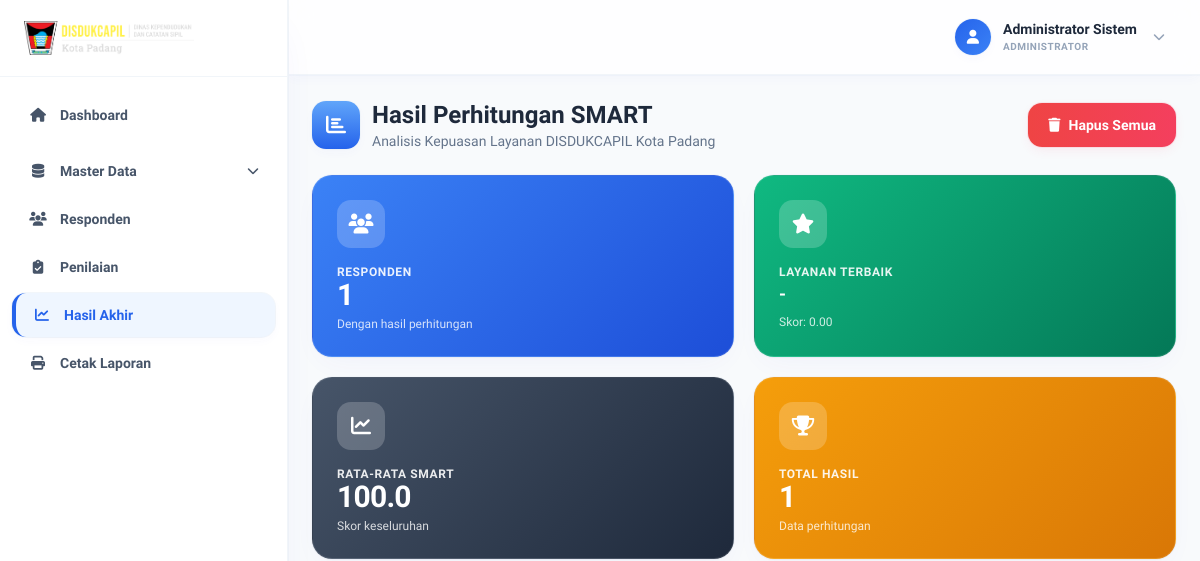
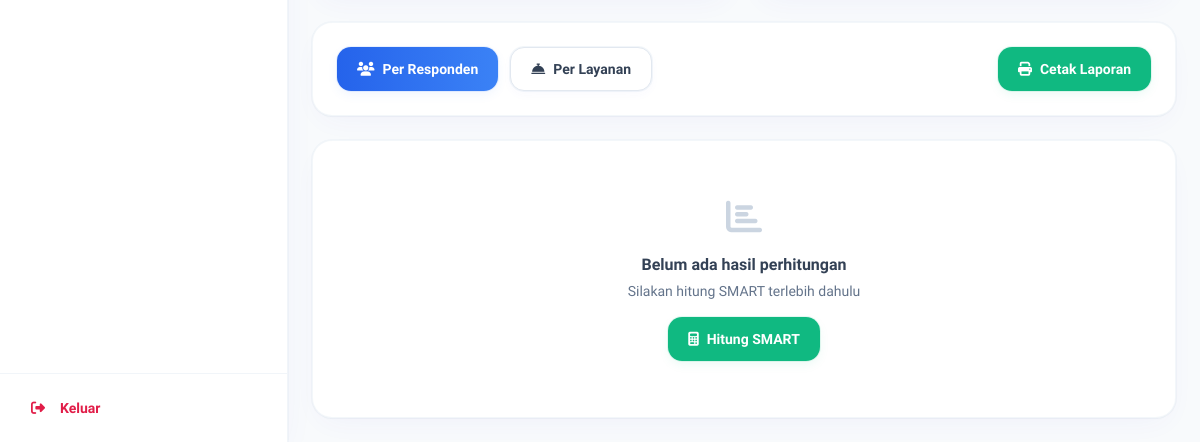
The page /index.php?controller=hasil&action=index (signed in) on the database as committed earlier (2 pictures, top to bottom).
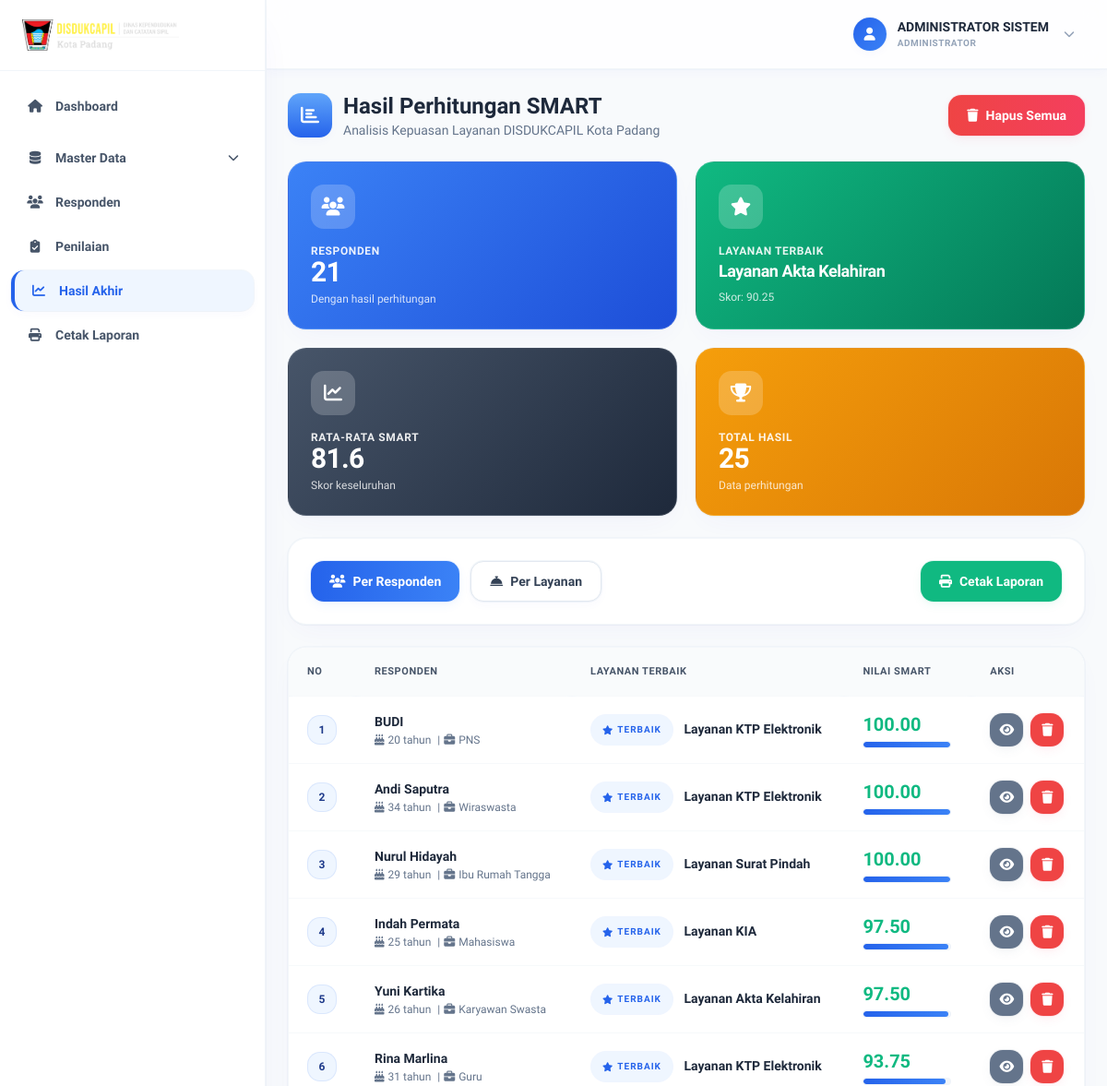
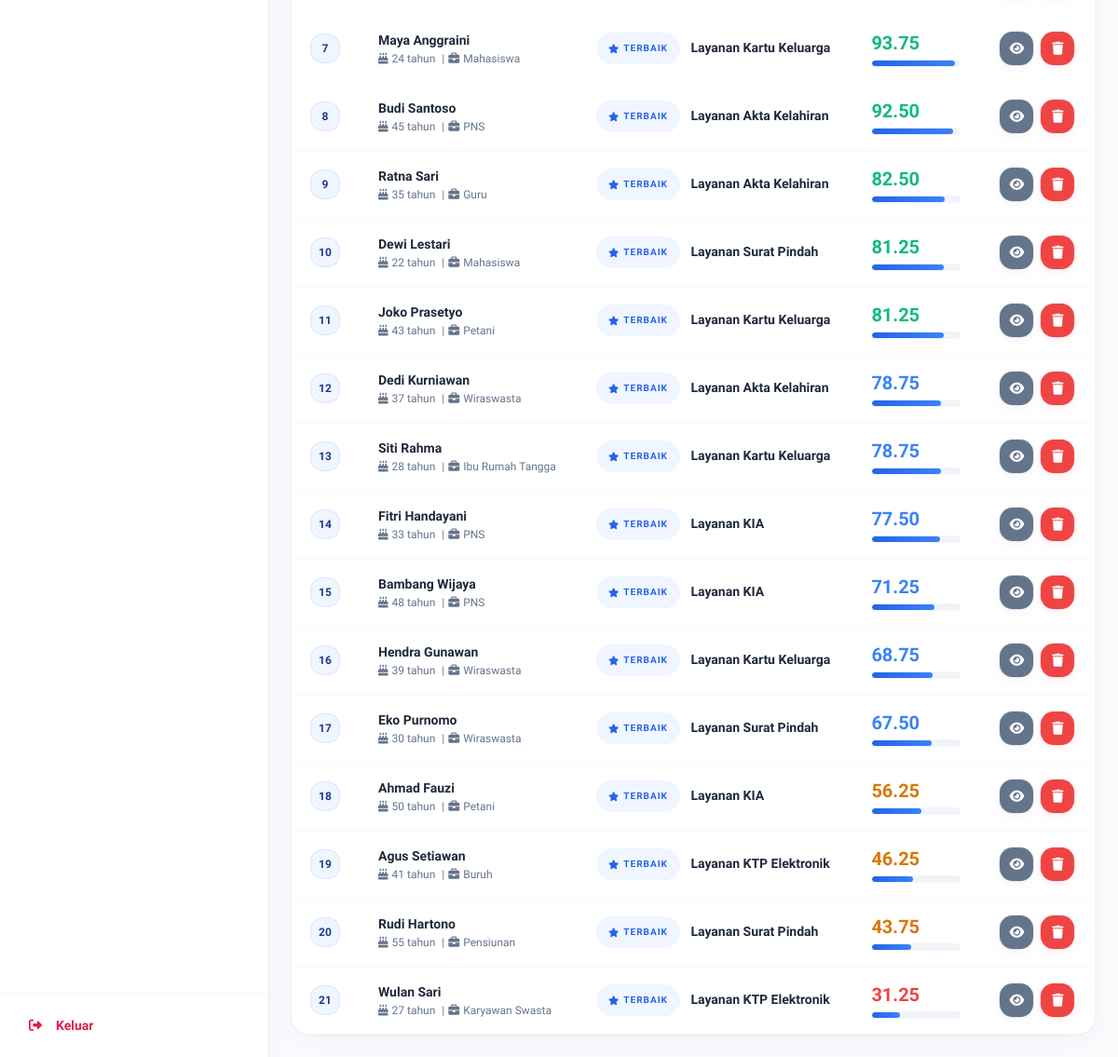
The same page on the database as committed later (2 pictures, top to bottom).
### tables this page shows
CREATE TABLE `hasil_akhir` (
  `id_hasil` int NOT NULL,
  `id_responden` int NOT NULL,
  `id_alternatif` int NOT NULL COMMENT 'ID layanan yang dinilai (bukan hanya layanan terbaik)',
  `nilai_smart` decimal(10,4) NOT NULL DEFAULT '0.0000' COMMENT 'Nilai SMART untuk layanan terbaik',
  `is_terbaik` tinyint(1) NOT NULL DEFAULT '0' COMMENT '1 = ranking #1 untuk responden ini (baris pemenang)',
  `tanggal_perhitungan` datetime NOT NULL DEFAULT CURRENT_TIMESTAMP
);

CREATE TABLE `responden` (
  `id_responden` int NOT NULL,
  `nama_lengkap` varchar(100) DEFAULT NULL,
  `usia` int DEFAULT NULL,
  `pekerjaan` varchar(50) DEFAULT NULL,
  `tanggal_isi` datetime DEFAULT CURRENT_TIMESTAMP
);

CREATE TABLE `alternatif` (
  `id_alternatif` int NOT NULL,
  `kode_alternatif` varchar(10) NOT NULL,
  `nama_layanan` varchar(100) NOT NULL,
  `keterangan` text,
  `created_at` timestamp NULL DEFAULT CURRENT_TIMESTAMP
);

### views/hasil/index.php (the view, shortened to what the changed rows need)
<?php include('template/layout_admin_head.php'); ?>
<?php include('template/layout_admin_chrome.php'); ?>
<div class="flex items-center justify-between flex-wrap gap-4 mb-6">
  <div class="flex items-center gap-3">
    <div class="flex h-12 w-12 items-center justify-center rounded-gov bg-gradient-to-b from-gov-blue-600 to-gov-blue-800 text-white text-xl shadow-soft-raised-sm">
      <i class="fas fa-chart-bar"></i>
    </div>
    <div>
      <h1 class="text-2xl font-bold text-slate-800">Hasil Perhitungan SMART</h1>
      <p class="text-slate-500 text-sm">Analisis Kepuasan Layanan DISDUKCAPIL Kota Padang</p>
    </div>
  </div>
  <button onclick="confirmDeleteAll()" class="btn-gov-danger"><i class="fas fa-trash"></i> Hapus Semua</button>
</div>
<div class="grid grid-cols-1 sm:grid-cols-2 xl:grid-cols-4 gap-5 mb-6">
  <div class="card-gov-stat card-gov-stat-blue">
    <div class="card-gov-stat-icon"><i class="fas fa-users"></i></div>
    <p class="card-gov-stat-label">Responden</p>
    <p class="card-gov-stat-value"><?= $data['statistics']['total_responden'] ?? 0 ?></p>
    <p class="card-gov-stat-sub">Dengan hasil perhitungan</p>
  </div>
  <div class="card-gov-stat card-gov-stat-green">
    <div class="card-gov-stat-icon"><i class="fas fa-star"></i></div>
    <p class="card-gov-stat-label">Layanan Terbaik</p>
    <p class="card-gov-stat-value !text-lg leading-tight"><?= htmlspecialchars($data['top_alternatif']['nama_layanan'] ?? '-') ?></p>
    <p class="card-gov-stat-sub">Skor: <?= number_format($data['top_alternatif']['rerata_smart'] ?? 0, 2) ?></p>
  </div>
  <div class="card-gov-stat" style="--stat-c1:#475569; --stat-c2:#1e293b;">
    <div class="card-gov-stat-icon"><i class="fas fa-chart-line"></i></div>
    <p class="card-gov-stat-label">Rata-rata SMART</p>
    <p class="card-gov-stat-value"><?= number_format($data['statistics']['rerata_keseluruhan'] ?? 0, 1) ?></p>
    <p class="card-gov-stat-sub">Skor keseluruhan</p>
  </div>
  <div class="card-gov-stat card-gov-stat-gold">
    <div class="card-gov-stat-icon"><i class="fas fa-trophy"></i></div>
    <p class="card-gov-stat-label">Total Hasil</p>
    <p class="card-gov-stat-value"><?= $data['statistics']['total_hasil'] ?? 0 ?></p>
    <p class="card-gov-stat-sub">Data perhitungan</p>
  </div>
</div>
<div class="card-gov mb-6">
  <div class="flex items-center flex-wrap gap-3">
    <button class="btn-gov <?= $data['view_mode'] === 'responden' ? 'btn-gov-primary' : 'btn-gov-secondary' ?>" onclick="switchView('responden')">
      <i class="fas fa-users"></i> Per Responden
    </button>
    <button class="btn-gov <?= $data['view_mode'] === 'alternatif' ? 'btn-gov-primary' : 'btn-gov-secondary' ?>" onclick="switchView('alternatif')">
      <i class="fas fa-concierge-bell"></i> Per Layanan
    </button>
    <a href="index.php?controller=cetak&action=index" class="btn-gov-success ml-auto">
      <i class="fas fa-print"></i> Cetak Laporan
    </a>
  </div>
</div>
<div class="table-gov-wrap">
  <?php if ($data['view_mode'] === 'alternatif'): ?>
    <?php if (!empty($data['hasil_data'])): ?>
      <div class="table-gov-scroll">
        <table class="table-gov">
          <thead><tr><th>No</th><th>Layanan</th><th>Total Penilai</th><th>Rata-rata SMART</th><th>Aksi</th></tr></thead>
          <tbody>
            <?php $no = 1; foreach ($data['hasil_data'] as $alternatif): ?>
              <tr>
                <td><span class="row-number-gov"><?= $no++ ?></span></td>
                <td class="font-semibold text-slate-800"><?= htmlspecialchars($alternatif['nama_layanan']) ?></td>
                <td><i class="fas fa-users text-gov-blue-700 mr-1"></i><strong><?= $alternatif['total_memilih'] ?></strong> <span class="text-xs text-slate-500">responden</span></td>
                <td>
                  <span class="text-xl font-bold <?= $alternatif['rerata_smart'] >= 80 ? 'text-gov-green-700' : ($alternatif['rerata_smart'] >= 60 ? 'text-gov-blue-700' : ($alternatif['rerata_smart'] >= 40 ? 'text-amber-600' : 'text-gov-maroon-700')) ?>">
                    <?= number_format($alternatif['rerata_smart'], 2) ?>
                  </span>
                </td>
                <td><a href="index.php?controller=hasil&action=detailAlternatif&id_alternatif=<?= $alternatif['id_alternatif'] ?>" class="btn-gov-icon-view" title="Lihat Detail Responden"><i class="fas fa-eye"></i></a></td>
              </tr>
            <?php endforeach; ?>
          </tbody>
        </table>
      </div>
    <?php else: ?>
      <div class="empty-gov">
        <i class="fas fa-chart-bar text-4xl text-slate-300 mb-4"></i>
        <h4 class="font-bold text-slate-700 mb-1">Belum ada hasil perhitungan</h4>
        <p class="text-slate-500 text-sm mb-4">Silakan hitung SMART terlebih dahulu</p>
        <a href="index.php?controller=penilaian&action=index" class="btn-gov-success"><i class="fas fa-calculator"></i> Hitung SMART</a>
      </div>
    <?php endif; ?>
  <?php else: ?>
    <?php if (!empty($data['hasil_data'])): ?>
      <div class="table-gov-scroll">
        <table class="table-gov">
          <thead><tr><th>No</th><th>Responden</th><th>Layanan Terbaik</th><th>Nilai SMART</th><th>Aksi</th></tr></thead>
          <tbody>
            <?php $no = 1; foreach ($data['hasil_data'] as $hasil): ?>
              <tr>
                <td><span class="row-number-gov"><?= $no++ ?></span></td>
                <td>
                  <strong class="text-slate-800"><?= htmlspecialchars($hasil['nama_lengkap']) ?></strong>
                  <p class="text-xs text-slate-500 mt-0.5"><i class="fas fa-birthday-cake mr-1"></i><?= $hasil['usia'] ?> tahun <span class="mx-1">|</span><i class="fas fa-briefcase mr-1"></i><?= htmlspecialchars($hasil['pekerjaan']) ?></p>
                </td>
                <td>
                  <span class="badge-gov-primary !text-[10px] mr-2"><i class="fas fa-star"></i> Terbaik</span>
                  <strong class="text-slate-800"><?= htmlspecialchars($hasil['nama_layanan']) ?></strong>
                </td>
                <td>
                  <span class="text-xl font-bold <?= $hasil['nilai_smart'] >= 80 ? 'text-gov-green-700' : ($hasil['nilai_smart'] >= 60 ? 'text-gov-blue-700' : ($hasil['nilai_smart'] >= 40 ? 'text-amber-600' : 'text-gov-maroon-700')) ?>">
                    <?= number_format($hasil['nilai_smart'], 2) ?>
                  </span>
                  <div class="bar-gov-track w-24 mt-1"><div class="bar-gov-fill" style="width: <?= $hasil['nilai_smart'] ?>%"></div></div>
                </td>
                <td>
                  <div class="flex gap-2">
                    <a href="index.php?controller=hasil&action=detailResponden&id_responden=<?= $hasil['id_responden'] ?>" class="btn-gov-icon-view" title="Lihat Detail"><i class="fas fa-eye"></i></a>
                    <button onclick="confirmDeleteResponden(<?= $hasil['id_responden'] ?>)" class="btn-gov-icon-delete" title="Hapus Hasil"><i class="fas fa-trash"></i></button>
                  </div>
                </td>
              </tr>
            <?php endforeach; ?>
          </tbody>
        </table>
      </div>
    <?php else: ?>
      <div class="empty-gov">
        <i class="fas fa-chart-bar text-4xl text-slate-300 mb-4"></i>
        <h4 class="font-bold text-slate-700 mb-1">Belum ada hasil perhitungan</h4>
        <p class="text-slate-500 text-sm mb-4">Silakan hitung SMART terlebih dahulu</p>
        <a href="index.php?controller=penilaian&action=index" class="btn-gov-success"><i class="fas fa-calculator"></i> Hitung SMART</a>
      </div>
    <?php endif; ?>
  <?php endif; ?>
</div>
<?php include('template/layout_admin_foot.php'); ?>

### template/layout_admin_chrome.php (shortened to what the changed rows need)
<?php
$nama = isset($_SESSION['nama_lengkap']) ? $_SESSION['nama_lengkap'] : (isset($_SESSION['username']) ? $_SESSION['username'] : 'Pengguna');
$userRole = isset($_SESSION['role']) ? $_SESSION['role'] : 'guest';
$roleDisplay = 'Guest';
if ($userRole === 'admin') {
    $roleDisplay = 'Administrator';
} elseif ($userRole === 'kepala_dinas') {
    $roleDisplay = 'Kepala Dinas';
} elseif ($userRole === 'staff') {
    $roleDisplay = 'Staff';
}
function isActive($controller, $action = null)
{
    $currentController = isset($_GET['controller']) ? $_GET['controller'] : '';
    $currentAction = isset($_GET['action']) ? $_GET['action'] : '';
    if ($action === null) {
        return $currentController === $controller;
    }
    return $currentController === $controller && $currentAction === $action;
}
function hasRole($allowedRoles)
{
    $userRole = isset($_SESSION['role']) ? $_SESSION['role'] : 'guest';
    if (!is_array($allowedRoles)) {
        $allowedRoles = [$allowedRoles];
    }
    return in_array($userRole, $allowedRoles);
}
function getDashboardUrl()
{
    $role = isset($_SESSION['role']) ? $_SESSION['role'] : '';
    switch ($role) {
        case 'admin':
            return 'index.php?controller=admin&action=index';
    }
}
$logoutUrl = 'index.php?controller=' . ($_SESSION['role'] ?? 'auth') . '&action=logout';
?>
<aside id="sidebar"
       class="fixed inset-y-0 left-0 z-40 w-72 -translate-x-full lg:translate-x-0 transition-transform duration-300
              bg-white border-r border-slate-100 text-slate-700 flex flex-col shadow-soft-raised-lg">
  <div class="flex items-center gap-3 px-6 py-5 border-b border-slate-100">
    <img src="assets/images/logo-nonpdf.png" alt="Logo DISDUKCAPIL Kota Padang" class="h-9 w-auto object-contain max-w-[170px]">
  </div>
  <nav class="flex-1 overflow-y-auto px-3 py-4 space-y-1">
    <?php if (hasRole(['admin', 'kepala_dinas', 'staff'])): ?>
      <a href="<?= getDashboardUrl(); ?>"
         class="flex items-center gap-3 px-4 py-3 rounded-gov text-sm font-semibold min-h-[44px] transition-all duration-200
                <?= (isActive('admin') || isActive('kepalaDinas') || isActive('staff')) ? 'bg-gov-blue-100 text-gov-blue-800 border-l-4 border-gov-blue-800 shadow-soft-raised-sm' : 'text-slate-600 hover:bg-slate-50 hover:text-slate-900' ?>">
        <i class="fas fa-home w-5 text-center"></i>
        <span>Dashboard</span>
      </a>
    <?php endif; ?>
    <?php if (hasRole('admin')): ?>
      <div class="pt-2">
        <button type="button" onclick="this.nextElementSibling.classList.toggle('hidden'); this.querySelector('.chev').classList.toggle('rotate-180')"
                class="w-full flex items-center gap-3 px-4 py-3 rounded-gov text-sm font-semibold min-h-[44px] text-slate-600 hover:bg-slate-50 hover:text-slate-900 transition-colors">
          <i class="fas fa-database w-5 text-center"></i>
          <span>Master Data</span>
          <i class="fas fa-chevron-down chev ml-auto text-xs transition-transform"></i>
        </button>
      </div>
      <a href="index.php?controller=responden&action=index"
         class="flex items-center gap-3 px-4 py-3 rounded-gov text-sm font-semibold min-h-[44px] transition-all duration-200
                <?= isActive('responden') ? 'bg-gov-blue-100 text-gov-blue-800 border-l-4 border-gov-blue-800 shadow-soft-raised-sm' : 'text-slate-600 hover:bg-slate-50 hover:text-slate-900' ?>">
        <i class="fas fa-users w-5 text-center"></i>
        <span>Responden</span>
      </a>
      <a href="index.php?controller=penilaian&action=index"
         class="flex items-center gap-3 px-4 py-3 rounded-gov text-sm font-semibold min-h-[44px] transition-all duration-200
                <?= isActive('penilaian') ? 'bg-gov-blue-100 text-gov-blue-800 border-l-4 border-gov-blue-800 shadow-soft-raised-sm' : 'text-slate-600 hover:bg-slate-50 hover:text-slate-900' ?>">
        <i class="fas fa-clipboard-check w-5 text-center"></i>
        <span>Penilaian</span>
      </a>
      <a href="index.php?controller=hasil&action=index"
         class="flex items-center gap-3 px-4 py-3 rounded-gov text-sm font-semibold min-h-[44px] transition-all duration-200
                <?= isActive('hasil') ? 'bg-gov-blue-100 text-gov-blue-800 border-l-4 border-gov-blue-800 shadow-soft-raised-sm' : 'text-slate-600 hover:bg-slate-50 hover:text-slate-900' ?>">
        <i class="fas fa-chart-line w-5 text-center"></i>
        <span>Hasil Akhir</span>
      </a>
      <a href="index.php?controller=cetak&action=index"
         class="flex items-center gap-3 px-4 py-3 rounded-gov text-sm font-semibold min-h-[44px] transition-all duration-200
                <?= isActive('cetak') ? 'bg-gov-blue-100 text-gov-blue-800 border-l-4 border-gov-blue-800 shadow-soft-raised-sm' : 'text-slate-600 hover:bg-slate-50 hover:text-slate-900' ?>">
        <i class="fas fa-print w-5 text-center"></i>
        <span>Cetak Laporan</span>
      </a>
    <?php endif; ?>
  </nav>
  <?php if (hasRole(['admin', 'kepala_dinas', 'staff'])): ?>
    <div class="p-3 border-t border-slate-100">
      <a href="#" onclick="event.preventDefault(); govConfirmLogout('<?= $logoutUrl ?>')"
         class="flex items-center gap-3 px-4 py-3 rounded-gov text-sm font-semibold min-h-[44px] text-rose-600 hover:bg-rose-50 hover:text-rose-700 transition-colors">
        <i class="fas fa-sign-out-alt w-5 text-center"></i>
        <span>Keluar</span>
      </a>
    </div>
  <?php endif; ?>
</aside>
<div class="flex-1 flex flex-col min-w-0 lg:pl-72">
  <header class="sticky top-0 z-20 flex items-center gap-4 bg-white/80 backdrop-blur-md border-b border-slate-100 px-4 sm:px-6 py-3 shadow-soft-raised-sm">
    <div class="relative" id="userMenuWrapper">
      <button id="userMenuButton" type="button" class="flex items-center gap-3 rounded-gov px-2.5 py-1.5 hover:bg-slate-50 border border-transparent hover:border-slate-100 transition-all min-h-[44px]">
        <div class="h-9 w-9 rounded-full bg-gradient-to-br from-gov-blue-800 to-gov-blue-700 flex items-center justify-center text-white shadow-soft-raised-sm">
          <i class="fas fa-user text-sm"></i>
        </div>
        <div class="hidden sm:block text-left">
          <p class="text-sm font-bold text-slate-800 leading-tight"><?= htmlspecialchars($nama) ?></p>
          <p class="text-[10px] text-slate-400 leading-tight uppercase font-extrabold tracking-wider mt-0.5"><?= htmlspecialchars($roleDisplay) ?></p>
        </div>
        <i class="fas fa-chevron-down text-xs text-slate-400 ml-1"></i>
      </button>
    </div>
  </header>
  <main class="flex-1 px-4 sm:px-6 py-6">

Rows that differ between the two databases and show on the page:
now on this page (row edited): hasil_akhir: id_responden.nama_lengkap "BUDI", id_responden.usia "20", id_responden.pekerjaan "PNS", id_alternatif.nama_layanan "Layanan KTP Elektronik", nilai_smart "100.00"
added hasil_akhir: id_responden.nama_lengkap "Andi Saputra", id_responden.usia "34", id_responden.pekerjaan "Wiraswasta", id_alternatif.nama_layanan "Layanan KTP Elektronik", nilai_smart "100.00"
added hasil_akhir: id_responden.nama_lengkap "Nurul Hidayah", id_responden.usia "29", id_responden.pekerjaan "Ibu Rumah Tangga", id_alternatif.nama_layanan "Layanan Surat Pindah", nilai_smart "100.00"
added hasil_akhir: id_responden.nama_lengkap "Indah Permata", id_responden.usia "25", id_responden.pekerjaan "Mahasiswa", id_alternatif.nama_layanan "Layanan KIA", nilai_smart "97.50"
added hasil_akhir: id_responden.nama_lengkap "Yuni Kartika", id_responden.usia "26", id_responden.pekerjaan "Karyawan Swasta", id_alternatif.nama_layanan "Layanan Akta Kelahiran", nilai_smart "97.50"
added hasil_akhir: id_responden.nama_lengkap "Rina Marlina", id_responden.usia "31", id_responden.pekerjaan "Guru", id_alternatif.nama_layanan "Layanan KTP Elektronik", nilai_smart "93.75"
added hasil_akhir: id_responden.nama_lengkap "Maya Anggraini", id_responden.usia "24", id_responden.pekerjaan "Mahasiswa", id_alternatif.nama_layanan "Layanan Kartu Keluarga", nilai_smart "93.75"
added hasil_akhir: id_responden.nama_lengkap "Budi Santoso", id_responden.usia "45", id_responden.pekerjaan "PNS", id_alternatif.nama_layanan "Layanan Akta Kelahiran", nilai_smart "92.50"
added hasil_akhir: id_responden.nama_lengkap "Ratna Sari", id_responden.usia "35", id_responden.pekerjaan "Guru", id_alternatif.nama_layanan "Layanan Akta Kelahiran", nilai_smart "82.50"
added hasil_akhir: id_responden.nama_lengkap "Dewi Lestari", id_responden.usia "22", id_responden.pekerjaan "Mahasiswa", id_alternatif.nama_layanan "Layanan Surat Pindah", nilai_smart "81.25"
added hasil_akhir: id_responden.nama_lengkap "Joko Prasetyo", id_responden.usia "43", id_responden.pekerjaan "Petani", id_alternatif.nama_layanan "Layanan Kartu Keluarga", nilai_smart "81.25"
added hasil_akhir: id_responden.nama_lengkap "Dedi Kurniawan", id_responden.usia "37", id_responden.pekerjaan "Wiraswasta", id_alternatif.nama_layanan "Layanan Akta Kelahiran", nilai_smart "78.75"
added hasil_akhir: id_responden.nama_lengkap "Siti Rahma", id_responden.usia "28", id_responden.pekerjaan "Ibu Rumah Tangga", id_alternatif.nama_layanan "Layanan Kartu Keluarga", nilai_smart "78.75"
added hasil_akhir: id_responden.nama_lengkap "Fitri Handayani", id_responden.usia "33", id_responden.pekerjaan "PNS", id_alternatif.nama_layanan "Layanan KIA", nilai_smart "77.50"
added hasil_akhir: id_responden.nama_lengkap "Bambang Wijaya", id_responden.usia "48", id_responden.pekerjaan "PNS", id_alternatif.nama_layanan "Layanan KIA", nilai_smart "71.25"
added hasil_akhir: id_responden.nama_lengkap "Hendra Gunawan", id_responden.usia "39", id_responden.pekerjaan "Wiraswasta", id_alternatif.nama_layanan "Layanan Kartu Keluarga", nilai_smart "68.75"
added hasil_akhir: id_responden.nama_lengkap "Eko Purnomo", id_responden.usia "30", id_responden.pekerjaan "Wiraswasta", id_alternatif.nama_layanan "Layanan Surat Pindah", nilai_smart "67.50"
added hasil_akhir: id_responden.nama_lengkap "Ahmad Fauzi", id_responden.usia "50", id_responden.pekerjaan "Petani", id_alternatif.nama_layanan "Layanan KIA", nilai_smart "56.25"
added hasil_akhir: id_responden.nama_lengkap "Agus Setiawan", id_responden.usia "41", id_responden.pekerjaan "Buruh", id_alternatif.nama_layanan "Layanan KTP Elektronik", nilai_smart "46.25"
added hasil_akhir: id_responden.nama_lengkap "Rudi Hartono", id_responden.usia "55", id_responden.pekerjaan "Pensiunan", id_alternatif.nama_layanan "Layanan Surat Pindah", nilai_smart "43.75"
added hasil_akhir: id_responden.nama_lengkap "Wulan Sari", id_responden.usia "27", id_responden.pekerjaan "Karyawan Swasta", id_alternatif.nama_layanan "Layanan KTP Elektronik", nilai_smart "31.25"
Other text that changed with them:
$nama: "Administrator Sistem" → "ADMINISTRATOR SISTEM"
$data['statistics']['total_responden']: "1" → "21"
$data['top_alternatif']['nama_layanan']: "-" → "Layanan Akta Kelahiran"
$data['top_alternatif']['rerata_smart']: "0.00" → "90.25"
$data['statistics']['rerata_keseluruhan']: "100.0" → "81.6"
$data['statistics']['total_hasil']: "1" → "25"
text no longer shown: "Belum ada hasil perhitungan Silakan hitung SMART terlebih dahulu Hitung SMART"
text now shown: "NO RESPONDEN LAYANAN TERBAIK NILAI SMART AKSI"
